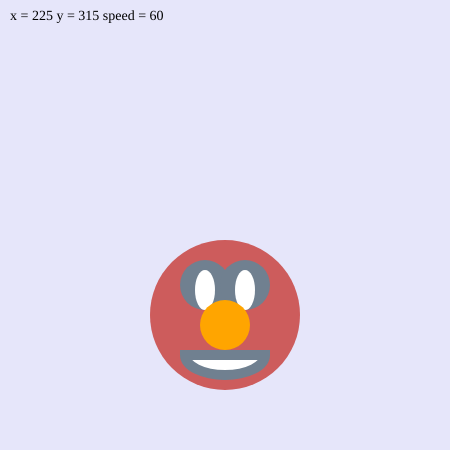
Frame 1 (no input)
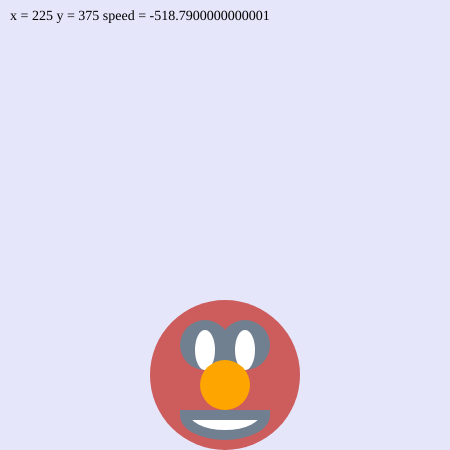
Frame 60 (no input)
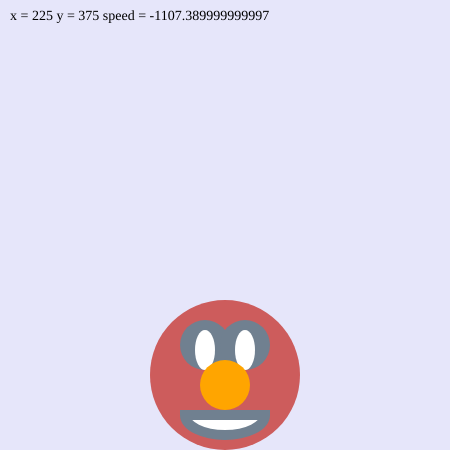
Frame 120 (the mouse pressed at the canvas centre since frame 60)

The p5.js sketch that drew these frames (run headless with seeded random() and noise() and a simulated clock; from frame 60 on, the mouse is pressed at the canvas centre):

// p5.js sketch
// ── sketch.js
let xJOS = 225;
let yJOS = 375;
// let speed = 17;

let speed;
let acc;

function setup() {
    speed = createVector(0, 60);
    acc = createVector(0, 9.81);
    createCanvas(450, 450);
    textFont("Verdana");
    textSize(14);
    frameRate(30);
}

function draw() {
    background("lavender");
    fill("black");

    yJOS -= speed.y;

    xJOS = constrain(xJOS, 75, width - 75);
    yJOS = constrain(yJOS, 75, height - 75);
    text(`x = ${round(xJOS)} y = ${yJOS} speed = ${speed.y}`, 10, 20);

    translate(xJOS, yJOS);

    // in de volgende regels wordt JOS getekend

    push();
    scale(1);
    noStroke();
    fill("indianred");
    ellipse(0, 0, 150);
    fill("slategray");
    ellipse(-20, -30, 50);
    ellipse(20, -30, 50);
    fill("white");
    ellipse(-20, -25, 20, 40);
    ellipse(20, -25, 20, 40);
    fill("orange");
    ellipse(0, 10, 50);
    stroke("slategray");
    strokeWeight(10);
    fill("white");
    arc(0, 40, 80, 40, 0, PI, CHORD);
    pop();
    // einde tekenen JOS

    speed.y -= acc.y;
}

// 76. JOS blijft daar staan omdat de waarde geconstraind is
// 81. JOS zal eerst omhoog gaan door de snelheid die lager wordt. Vervolgens gaat hij omlaag door de negatieve snelheid. De snelheid blijft doorgaan omdat die niet constrained is.
